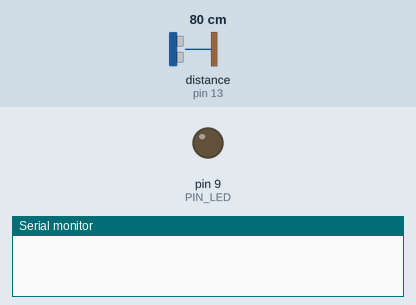
This sketch was run on a simulated Arduino Uno, built with avr-gcc and run on an emulated ATmega328P. Shown: output pins drawn as LEDs (lit = HIGH), the last lines printed to the serial monitor. Wiring (inferred from the names in the program): ultrasonic range finder: trigger pin 12; echo pin 13. The test bench sets the inputs (shaded band); at power-on: distance to the obstacle (sensor on pin 13) 80 cm. The echo pulse lasts 58.3 µs per cm; pins used as bus, display or sensor lines are not drawn.

Above: at 0.05 s.
At 1.2 s:
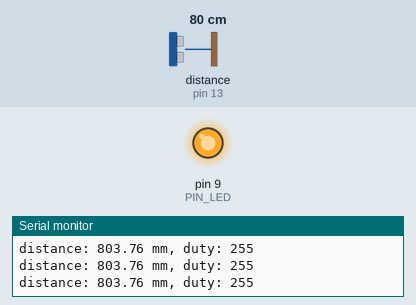
1.3 s: distance to the obstacle (sensor on pin 13) set to 18 cm
At 2.0 s:
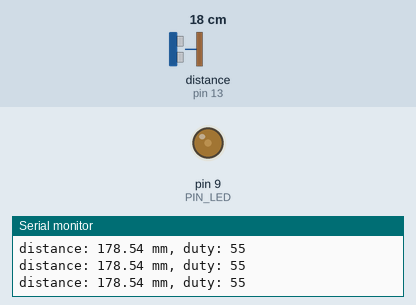
4.3 s: distance to the obstacle (sensor on pin 13) set to 2 cm
Timing chart, 0 to 7.3 s (numbered marks = the images above; inputs shaded):
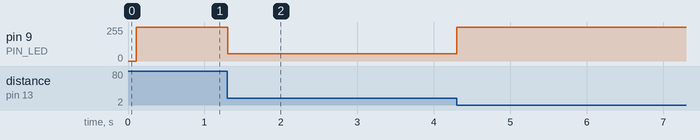

Measured:
- after the input at 1.3 s, pin 9 (PIN_LED): 255/255 → 56/255 at once, → 55/255 0.20 s later, → 56/255 0.70 s later, → 55/255 0.10 s later, … (10 changes in this stretch)

The sketch:

08P07_2.ino
```cpp
// Arduino pin assignment
#define PIN_LED  9
#define PIN_TRIG 12   // sonar sensor TRIGGER
#define PIN_ECHO 13   // sonar sensor ECHO

// configurable parameters
#define SND_VEL 346.0     // sound velocity at 24 celsius degree (unit: m/sec)
#define INTERVAL 100       // sampling interval (unit: msec)
#define PULSE_DURATION 10 // ultra-sound Pulse Duration (unit: usec)
#define _DIST_MIN 100.0   // minimum distance (mm)
#define _DIST_MAX 300.0   // maximum distance (mm)

#define TIMEOUT ((INTERVAL / 2) * 1000.0) // maximum echo waiting time (unit: usec)
#define SCALE (0.001 * 0.5 * SND_VEL)     // coefficent to convert duration to distance

unsigned long last_sampling_time;   // unit: msec

void setup() {
  pinMode(PIN_LED, OUTPUT);
  pinMode(PIN_TRIG, OUTPUT);  // sonar TRIGGER
  pinMode(PIN_ECHO, INPUT);   // sonar ECHO
  digitalWrite(PIN_TRIG, LOW);  // turn-off Sonar
  Serial.begin(57600);
}

void loop() {
  if (millis() < (last_sampling_time + INTERVAL))
    return;

  float distance = USS_measure(PIN_TRIG, PIN_ECHO); // read distance
  int duty = 255;  // LED PWM duty (0=밝음, 255=꺼짐)

  if ((distance >= _DIST_MIN) && (distance <= _DIST_MAX)) {
    if (distance <= 200.0) {
      // 100mm→255(꺼짐), 150mm→127(중간), 200mm→0(최대 밝기)
      duty = 255 - (int)(255.0 * (distance - 100.0) / 100.0);
    } else {
      // 200mm→0(밝음), 250mm→127(중간), 300mm→255(꺼짐)
      duty = 255 - (int)(255.0 * (300.0 - distance) / 100.0);
    }
  } else {
    duty = 255; // 범위를 벗어나면 LED 꺼짐
  }

  analogWrite(PIN_LED, duty);

  Serial.print("distance: "); Serial.print(distance);
  Serial.print(" mm, duty: "); Serial.println(duty);

  last_sampling_time += INTERVAL;
}

// get a distance reading from USS. return value is in millimeter.
float USS_measure(int TRIG, int ECHO)
{
  digitalWrite(TRIG, HIGH);
  delayMicroseconds(PULSE_DURATION);
  digitalWrite(TRIG, LOW);

  return pulseIn(ECHO, HIGH, TIMEOUT) * SCALE; // unit: mm
}
```
